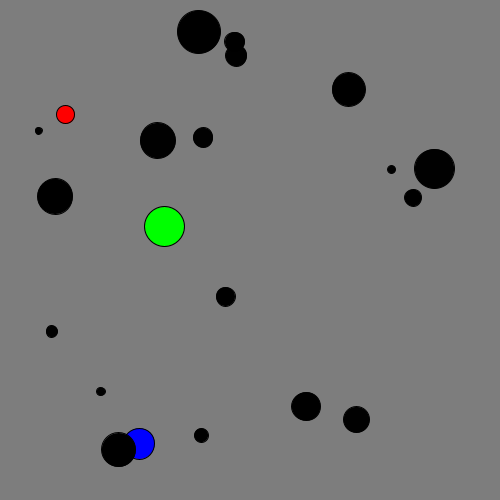
Frame 1 (no input)
Frame 60 (the mouse pressed at the canvas centre just before this capture): identical to frame 1, image omitted
Frame 120 (the mouse held since frame 60 and released just before this capture): identical to frame 1, image omitted

The Processing sketch that drew this single still picture (run headless with seeded random() and noise(); from frame 60 on, the mouse is pressed at the canvas centre):

// Processing sketch: sketch_210602a
// ── sketch_210602a.pde
final int TEAMS = 3;
final int NUMBER_BALLS = 21;
 
float[] ballSize = new float[ NUMBER_BALLS ];
 
float[] ballX = new float[ NUMBER_BALLS ], 
        ballY = new float[ NUMBER_BALLS ];
 
int colour;
color[] colarray = new color[NUMBER_BALLS];{
 
}
void setup() {
  size(500, 500);
  randomizeBall(ballX, ballY, ballSize, colarray);
}
void randomizeBall(float ballx[], float bally[],float ballsize[],int colours[]) {
  for ( int i = 0; i < NUMBER_BALLS; i++ ) {
    ballsize[i] = random(5,45);
    ballx[i] = random(25, width-35);
    bally[i] = random(25, height-35);
    colours[i] = int(random(0,2));
    colours[0] = color(0,0,255);
    colours[1] = color(0,255,0);
    colours[2] = color(255,0,0);
  }
}
 
void drawAllPlayers() {
 
  for (int i = 0; i < NUMBER_BALLS; i++) {
    fill(colarray[i]);
    ellipse(ballX[i], ballY[i], ballSize[i], ballSize[i]);
 
  }
}
 
void draw() {
  background(125);
  drawAllPlayers();
}
